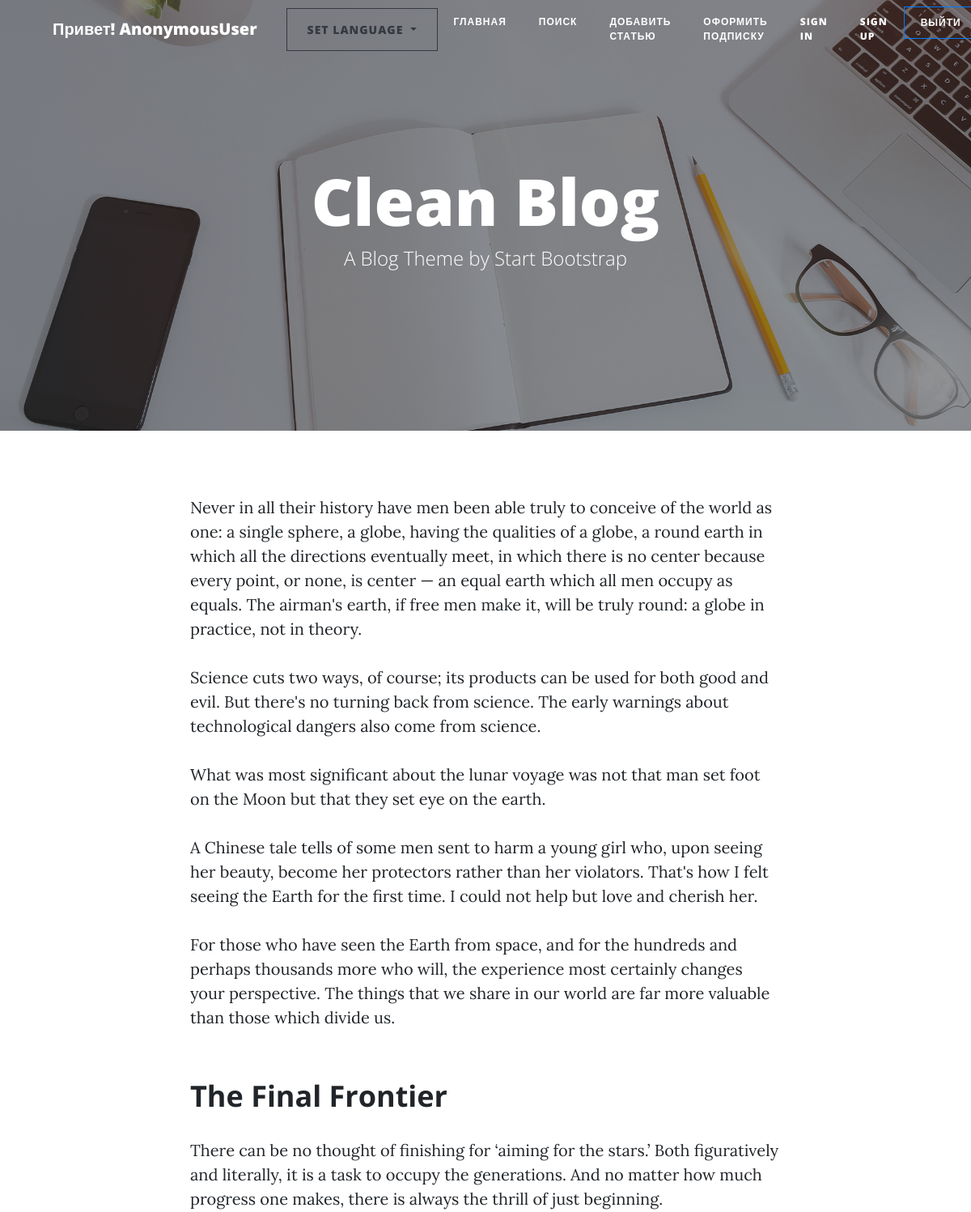
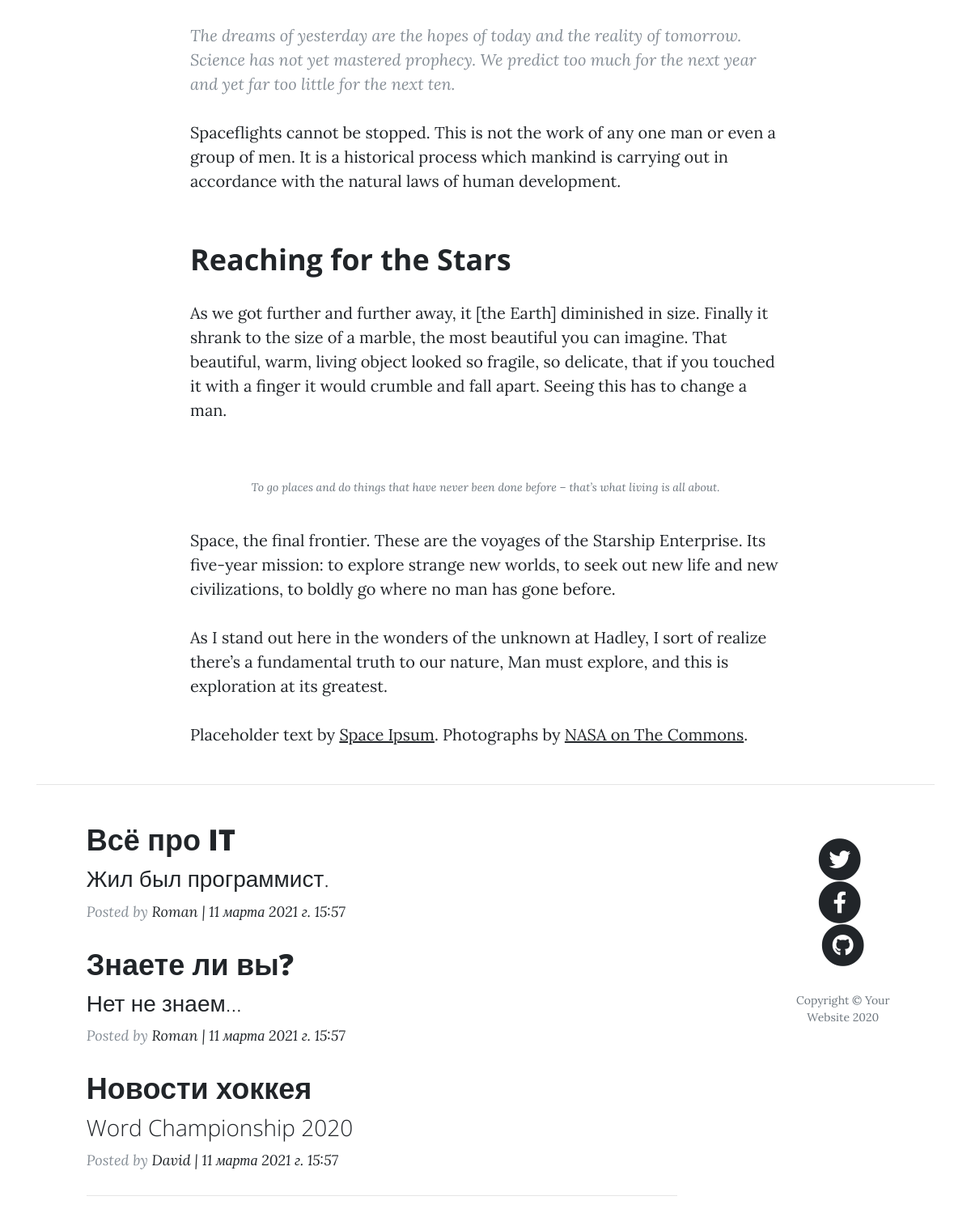
Page /ru/news/ on the committed database (2 pictures, top to bottom).
### news/models.py (models this page shows, shortened)
class Post(models.Model):
    news = 'Новость'
    article = 'Статья'
    Posts = [(news, 'Новость'), (article, 'Статья'), ('select', 'Выбрать')]
    post_author = models.ForeignKey(Author, on_delete=models.CASCADE, verbose_name='Автор', blank=True, null=True)
    post_theme = models.CharField(max_length=30, choices=Posts, default='select', verbose_name='Тема')
    publish = models.DateTimeField(auto_now_add=True, verbose_name='Дата публикации')
    created = models.DateTimeField(default=timezone.now, verbose_name='Дата создания')
    post_category = models.ManyToManyField(Category, through='PostCategory', verbose_name='Категории')
    post_title = models.CharField('Заголовок', max_length=50)
    post_text = models.TextField('Текст')
    post_rating = models.IntegerField(default=0, verbose_name='Рейтинг')
    post_likes = models.IntegerField(default=0, verbose_name='Понравилось')
    post_dislikes = models.IntegerField(default=0, verbose_name='Не понравилось')
    class Meta:
        verbose_name = 'Пост'
        verbose_name_plural = 'Посты'

class Author(models.Model):
    author = models.OneToOneField(User, on_delete=models.CASCADE, blank=True, null=True, unique=True, verbose_name='Автор')
    rating = models.IntegerField('Рейтинг', auto_created=True, default=0)
    def __str__(self):
        return '%s' % self.author
    class Meta:
        verbose_name = 'Автор'
        verbose_name_plural = 'Авторы'

### news/views.py (the view)
# urls.py: path('', PostList.as_view(), name='news'),
class PostList(ListView):
    model = Post
    template_name = 'news/news.html'
    context_object_name = 'posts'
    paginate_by = 3
    ordering = ['-created']

### templates/news/news.html (shortened to what this page needs)
{% extends 'default.html' %}
{% load i18n %}
{% load static %}
{% block content %}
  {% load cache %}
    {% cache 60 news %}
  <article>
    <div class="container">
      <div class="row">
        <div class="col-lg-8 col-md-10 mx-auto">
          <p>{% trans "Never in all their history have men been able truly to conceive of the world as one: a single sphere, a globe, having the qualities of a globe, a round earth in which all the directions eventually meet, in which there is no center because every point, or none, is center — an equal earth which all men occupy as equals. The airman's earth, if free men make it, will be truly round: a globe in practice, not in theory" %}.</p>
          <p>{% trans "Science cuts two ways, of course; its products can be used for both good and evil. But there's no turning back from science. The early warnings about technological dangers also come from science" %}.</p>
          <p>{% trans "What was most significant about the lunar voyage was not that man set foot on the Moon but that they set eye on the earth" %}.</p>
          <p>{% trans "A Chinese tale tells of some men sent to harm a young girl who, upon seeing her beauty, become her protectors rather than her violators. That's how I felt seeing the Earth for the first time. I could not help but love and cherish her" %}.</p>
          <p>{% trans "For those who have seen the Earth from space, and for the hundreds and perhaps thousands more who will, the experience most certainly changes your perspective. The things that we share in our world are far more valuable than those which divide us" %}.</p>
          <h2 class="section-heading">{% trans "The Final Frontier" %}</h2>
          <p>{% trans "There can be no thought of finishing for ‘aiming for the stars.’ Both figuratively and literally, it is a task to occupy the generations. And no matter how much progress one makes, there is always the thrill of just beginning" %}.</p>
          <blockquote class="blockquote">{% trans "The dreams of yesterday are the hopes of today and the reality of tomorrow. Science has not yet mastered prophecy. We predict too much for the next year and yet far too little for the next ten" %}.</blockquote>
          <p>{% trans "Spaceflights cannot be stopped. This is not the work of any one man or even a group of men. It is a historical process which mankind is carrying out in accordance with the natural laws of human development" %}.</p>
          <h2 class="section-heading">{% trans "Reaching for the Stars" %}</h2>
          <p>{% trans "As we got further and further away, it [the Earth] diminished in size. Finally it shrank to the size of a marble, the most beautiful you can imagine. That beautiful, warm, living object looked so fragile, so delicate, that if you touched it with a finger it would crumble and fall apart. Seeing this has to change a man" %}.</p>
          <span class="caption text-muted">{% trans "To go places and do things that have never been done before – that’s what living is all about" %}.</span>
          <p>{% trans "Space, the final frontier. These are the voyages of the Starship Enterprise. Its five-year mission: to explore strange new worlds, to seek out new life and new civilizations, to boldly go where no man has gone before" %}.</p>
          <p>{% trans "As I stand out here in the wonders of the unknown at Hadley, I sort of realize there’s a fundamental truth to our nature, Man must explore, and this is exploration at its greatest" %}.</p>
          <p>{% trans "Placeholder text by" %}
            <a href="http://spaceipsum.com/">Space Ipsum</a>. Photographs by
            <a href="https://www.flickr.com/photos/nasacommons/">NASA on The Commons</a>.</p>
        </div>
      </div>
      <hr>
    </div>
  </article>
<div class="container">
    <div class="row">
      <div class="col-lg-8 col-md-10 mx-auto">
        {% for post in posts %}
        <div class="post-preview">
          <a href="{% url 'post' post.pk %}">
            <h2 class="post-title">
             {{ post.post_title }}
            </h2>
            <h3 class="post-subtitle">
              {{ post.post_text|truncatechars:50 }}
            </h3>
          </a>
          <p class="post-meta">Posted by
            <a href="#">{{ post.post_author }} | {{ post.created }}</a></p>
          {% endfor %}
        </div>
        <hr>
    </div>
  </div>
</div>
  {% endcache %}
{% endblock %}

### templates/default.html (shortened to what this page needs)
{% load i18n %}
{% load static %}
<!DOCTYPE html>
<html lang="en">
{% load cache %}
    {% cache 300 head %}
<head>
  <link href="{% static 'vendor/bootstrap/css/bootstrap.min.css' %}" rel="stylesheet">
  <link href="{% static 'vendor/fontawesome-free/css/all.min.css' %}" rel="stylesheet" type="text/css">
  <link href="{% static 'css/clean-blog.min.css' %}" rel="stylesheet">
</head>
  {% endcache %}
<body>
{% load cache %}
  {% cache 300 header %}
  <nav class="navbar navbar-expand-lg navbar-light fixed-top" id="mainNav">
    <div class="container">
      <a class="navbar-brand" href="#">Привет! {{request.user}}</a>
      <div class="collapse navbar-collapse" id="navbarResponsive">
        <div class="dropdown">
        <button class="btn btn-outline-dark language dropdown-toggle" type="button" data-toggle="dropdown">
          Set Language
        </button>
         {% get_current_language as LANGUAGE_CODE %}
         {% get_available_languages as LANGUAGES %}
         {% get_language_info_list for LANGUAGES as languages %}
      </div>
        <ul class="navbar-nav ml-auto">
          <li class="nav-item">
            <a class="nav-link" href="{% url 'news' %}">{% trans "Главная" %}</a>
          </li>
          <li class="nav-item">
            <a class="nav-link" href="{% url 'search' %}">{% trans "Поиск" %}</a>
          </li>
          <li class="nav-item">
            <a class="nav-link" href="{% url 'post_create' %}">{% trans "Добавить статью" %}</a>
          </li>
          <li class="nav-item">
            <a class="nav-link" href="{% url 'post_category' %}">{% trans "Оформить подписку" %}</a>
          </li>
          <li class="nav-item">
            <a class="nav-link" href="{% url 'login' %}">{% trans "sign in" %}</a>
          </li>
          <li class="nav-item">
            <a class="nav-link" href="{% url 'register' %}">{% trans "sign up" %}</a>
          </li>
          <li class="nav-item">
            <a class="btn btn-outline-primary" href="{% url 'logout' %}">{% trans "Выйти" %}</a>
          </li>
        </ul>
      </div>
    </div>
  </nav>
  <header class="masthead" style="background-image: url({% static 'img/home-bg.jpg' %})">
    <div class="overlay"></div>
    <div class="container">
      <div class="row">
        <div class="col-lg-8 col-md-10 mx-auto">
          <div class="site-heading">
            <h1>Clean Blog</h1>
            <span class="subheading">{% trans "A Blog Theme by Start Bootstrap" %}</span>
          </div>
        </div>
      </div>
    </div>
  </header>
{% endcache %}
  {% block content %}
  {% endblock %}
{% load cache %}
  {% cache 300 footer %}
  <footer>
    <div class="container">
      <div class="row">
        <div class="col-lg-8 col-md-10 mx-auto">
          <ul class="list-inline text-center">
            <li class="list-inline-item">
              <a href="#">
                <span class="fa-stack fa-lg">
                  <i class="fas fa-circle fa-stack-2x"></i>
                  <i class="fab fa-twitter fa-stack-1x fa-inverse"></i>
                </span>
              </a>
            </li>
            <li class="list-inline-item">
              <a href="#">
                <span class="fa-stack fa-lg">
                  <i class="fas fa-circle fa-stack-2x"></i>
                  <i class="fab fa-facebook-f fa-stack-1x fa-inverse"></i>
                </span>
              </a>
            </li>
            <li class="list-inline-item">
              <a href="#">
                <span class="fa-stack fa-lg">
                  <i class="fas fa-circle fa-stack-2x"></i>
                  <i class="fab fa-github fa-stack-1x fa-inverse"></i>
                </span>
              </a>
            </li>
          </ul>
          <p class="copyright text-muted">Copyright &copy; Your Website 2020</p>
        </div>
      </div>
    </div>
  </footer>
  {% endcache %}
</body>
</html>

### rows in the picture
Post: post_title "Всё про IT", post_text "Жил был программист.", post_author "Roman", created "11 марта 2021 г. 15:57"
Post: post_title "Знаете ли вы?", post_text "Нет не знаем...", post_author "Roman", created "11 марта 2021 г. 15:57"
Post: post_title "Новости хоккея", post_text "Word Championship 2020", post_author "David", created "11 марта 2021 г. 15:57"

### other values in the picture
{{ request.user }} "AnonymousUser"
